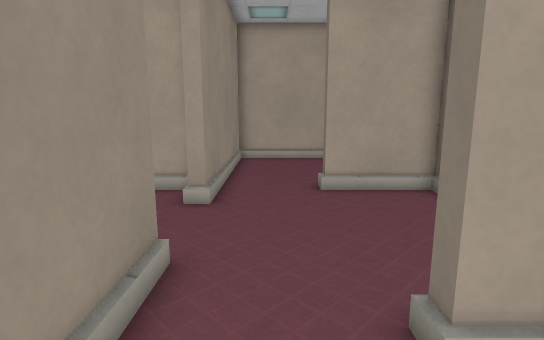
view 1 (above)

20 first-person views from a walk through a level from a Godot 3-D game. The camera is 1.3 m above the floor, tilts 10° down and sees 80° across. The floor is counted in squares, 0.5 m on a side. Each view is taken from the middle of a square. On the plan, view 1 faces up. The plan holds only what a view shows up to about 20 squares ahead; the rest is blank. The place goes on beyond the plan. Some surface patterns are stand-ins.

view 2
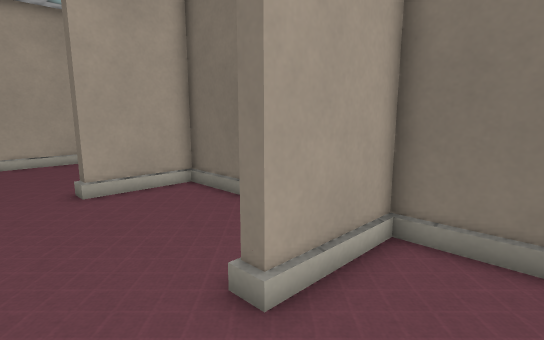

view 3
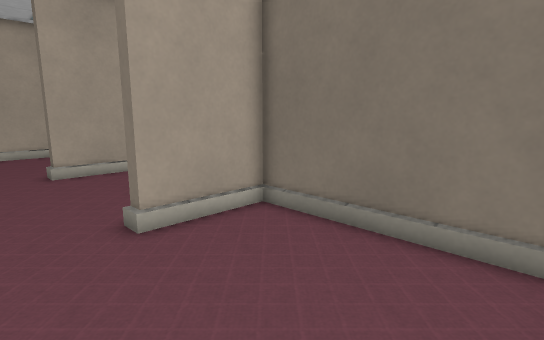

view 4
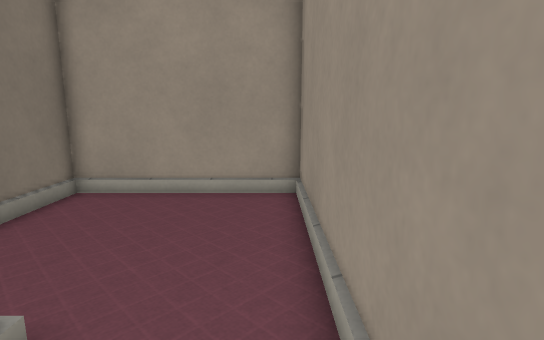

view 5
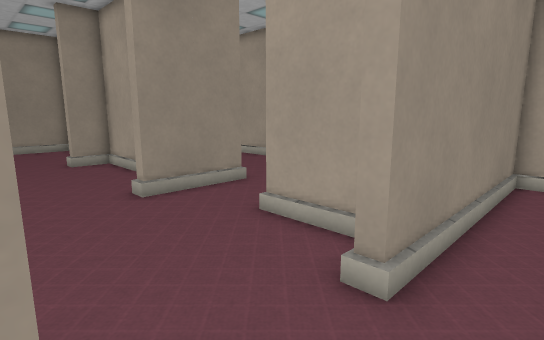

view 6
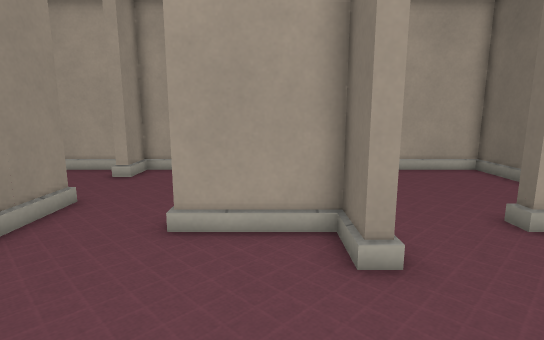

view 7
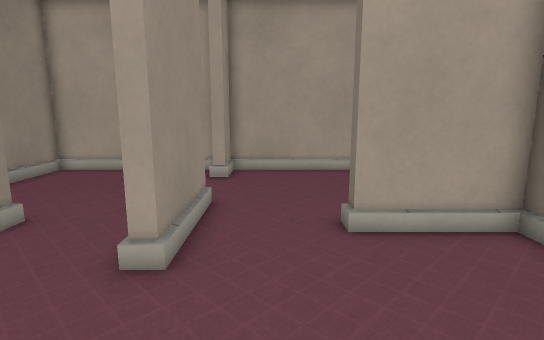

view 8
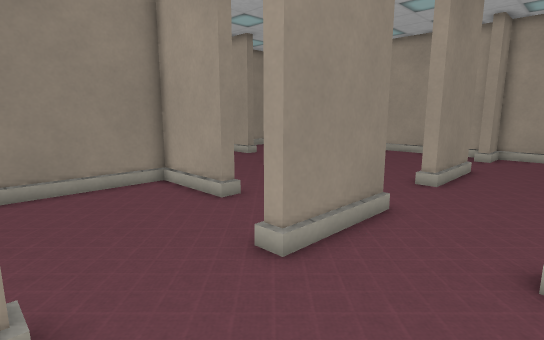

view 9
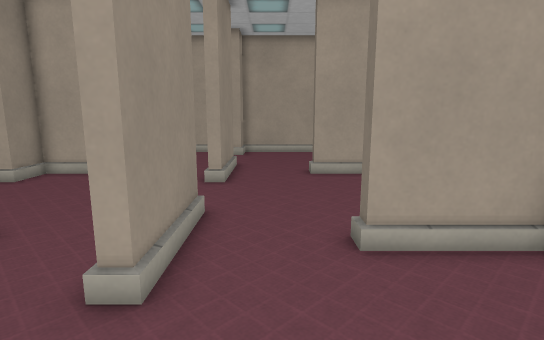

view 10
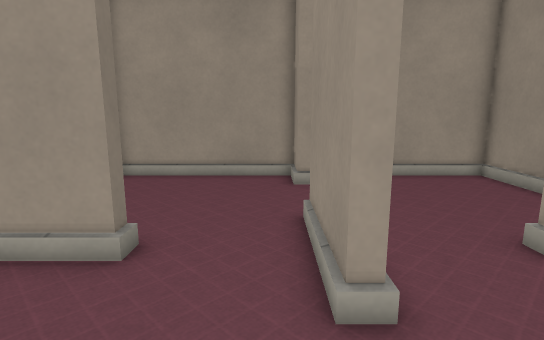

view 11
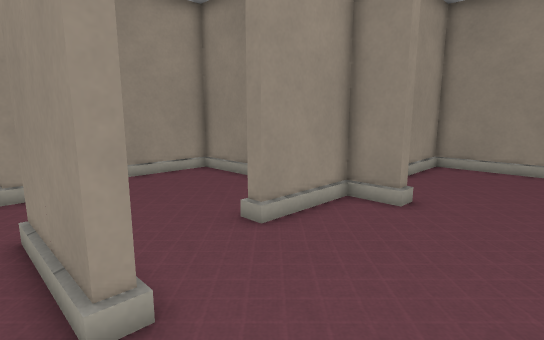

view 12
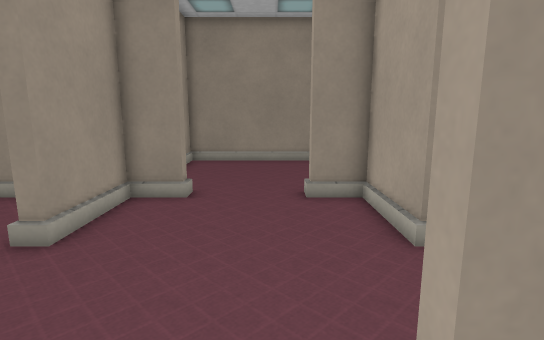

view 13
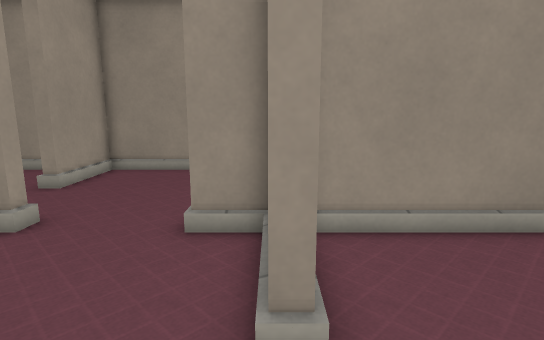

view 14
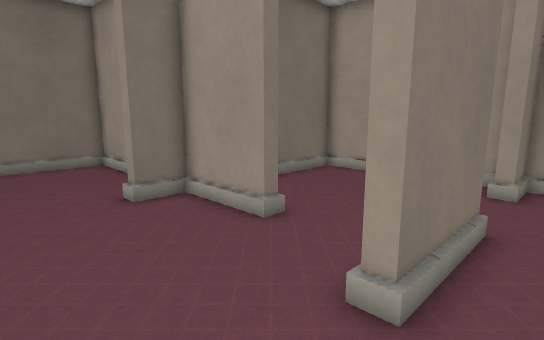

view 15
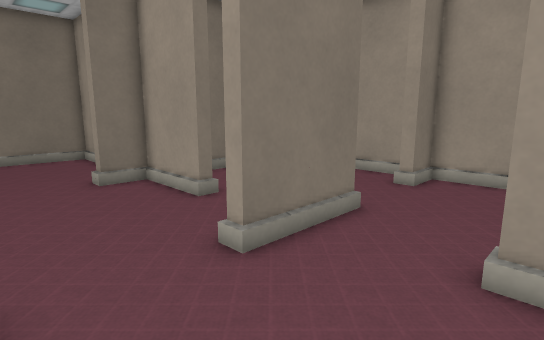

view 16
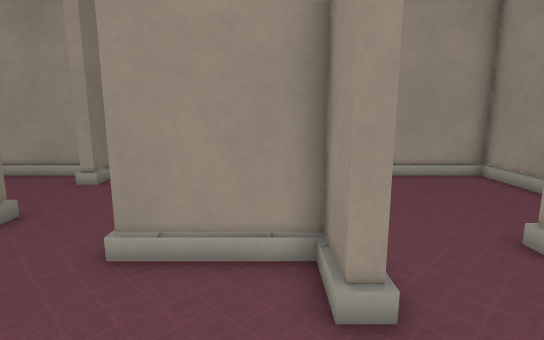

view 17
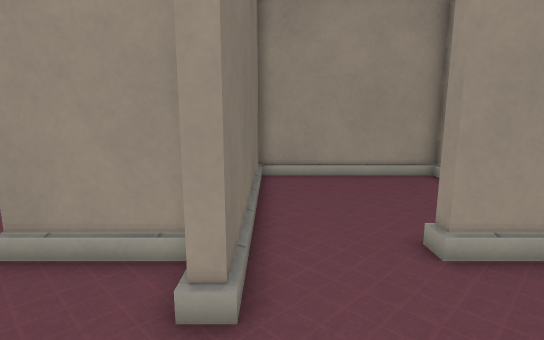

view 18
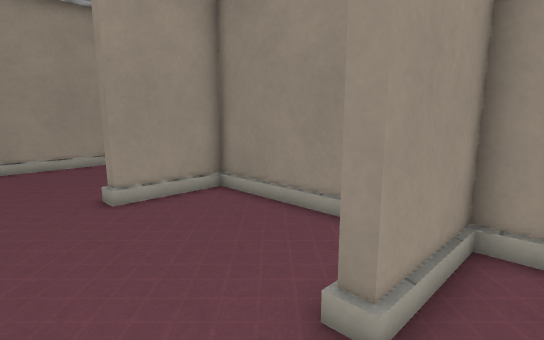

view 19
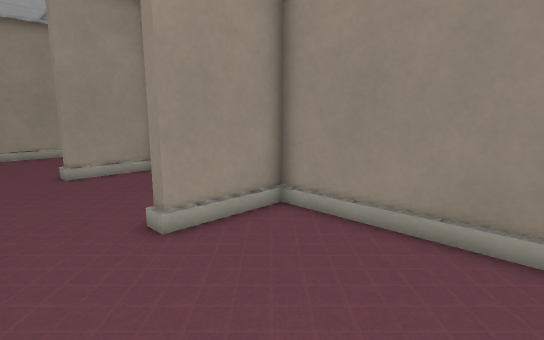

view 20
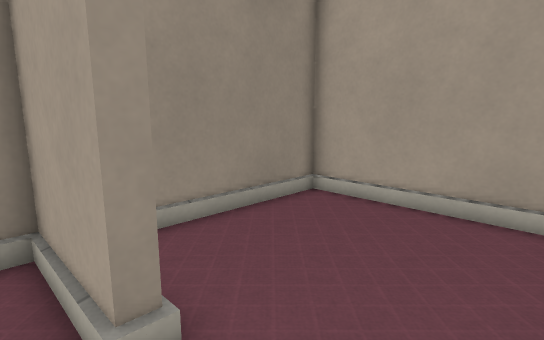

### Floor plan
Ten units are one square. View 1 is at (0, 0); x grows to the right and y downward. Boxes are objects, and circles mark ways between rooms. Rooms are numbered by the first view taken in them; rooms with no view inside come last. Other rooms are left out.
<svg viewBox="-264 -195 325 245">
<path fill="none" stroke="#000" d="M-19 -25 -19 45 56 45 56 -30 18 -30M26 -35 56 -35 56 -110 18 -110M18 -30 18 -35M-19 -52 -19 -25M-19 -104 -19 -92M-99 -52 -99 -12 -104 -12 -104 -52 -99 -52M-142 -115 -142 -110 -179 -110 -179 -92 -185 -92M-99 -134 -99 -92 -105 -92M-28 -30 -62 -30 -62 -35 -24 -35 -24 -52 -19 -52M-19 -92 -24 -92 -24 -110 -62 -110 -62 -115M-184 -52 -179 -52 -179 -35 -142 -35 -142 -30 -179 -30 -179 45 -104 45 -104 28 -99 28 -99 45 -24 45 -24 -5M-106 -190 -179 -190 -179 -119M-42 -190 -99 -190 -99 -172 -105 -172M-222 -110 -259 -110 -259 -35 -222 -35 -222 -29M-184 -25 -184 -52M-195 -190 -259 -190 -259 -115 -222 -115 -222 -110M-259 -4 -259 45 -184 45 -184 -25M56 -163 56 -190 -19 -190 -19 -104M18 -110 18 -115"/>
<circle cx="0" cy="-30" r="3" fill="#2a7"/>
<circle cx="-20" cy="-75" r="3" fill="#2a7"/>
<circle cx="0" cy="-110" r="3" fill="#2a7"/>
<circle cx="-180" cy="-75" r="3" fill="#2a7"/>
<circle cx="-205" cy="-110" r="3" fill="#2a7"/>
<circle cx="-205" cy="-30" r="3" fill="#2a7"/>
<text x="20" y="10">1</text>
<text x="20" y="-70">2</text>
<text x="-100" y="-70">3</text>
<text x="-220" y="-70">4</text>
<text x="-220" y="-150">5</text>
<text x="-220" y="10">6</text>
<text x="20" y="-150">7</text>
</svg>
Room 1 opens to room 2. Room 2 opens to room 3. Room 2 opens to room 7. Room 3 opens to room 4. Room 4 opens to room 5. Room 4 opens to room 6.

Where each view was taken, in squares from view 1:
view 1: 0 up, 0 right, facing up
view 2: 0 up, 1 left, facing up-right
view 3: 4 down, 1 left, facing up-right
view 4: 6 up, 1 left, facing down
view 5: 5 up, 0 right, facing up-left
view 6: 4 up, 4 left, facing up
view 7: 4 up, 8 left, facing up
view 8: 3 down, 6 left, facing up-left
view 9: 3 down, 8 left, facing up
view 10: 9 up, 9 left, facing down
view 11: 9 up, 9 left, facing down-left
view 12: 8 up, 8 left, facing left
view 13: 11 up, 11 left, facing left
view 14: 9 up, 12 left, facing down-right
view 15: 9 up, 15 left, facing down-right
view 16: 9 up, 17 left, facing down
view 17: 9 up, 19 left, facing down
view 18: 13 up, 19 left, facing down-left
view 19: 18 up, 19 left, facing down-left
view 20: 10 up, 19 left, facing up-left
